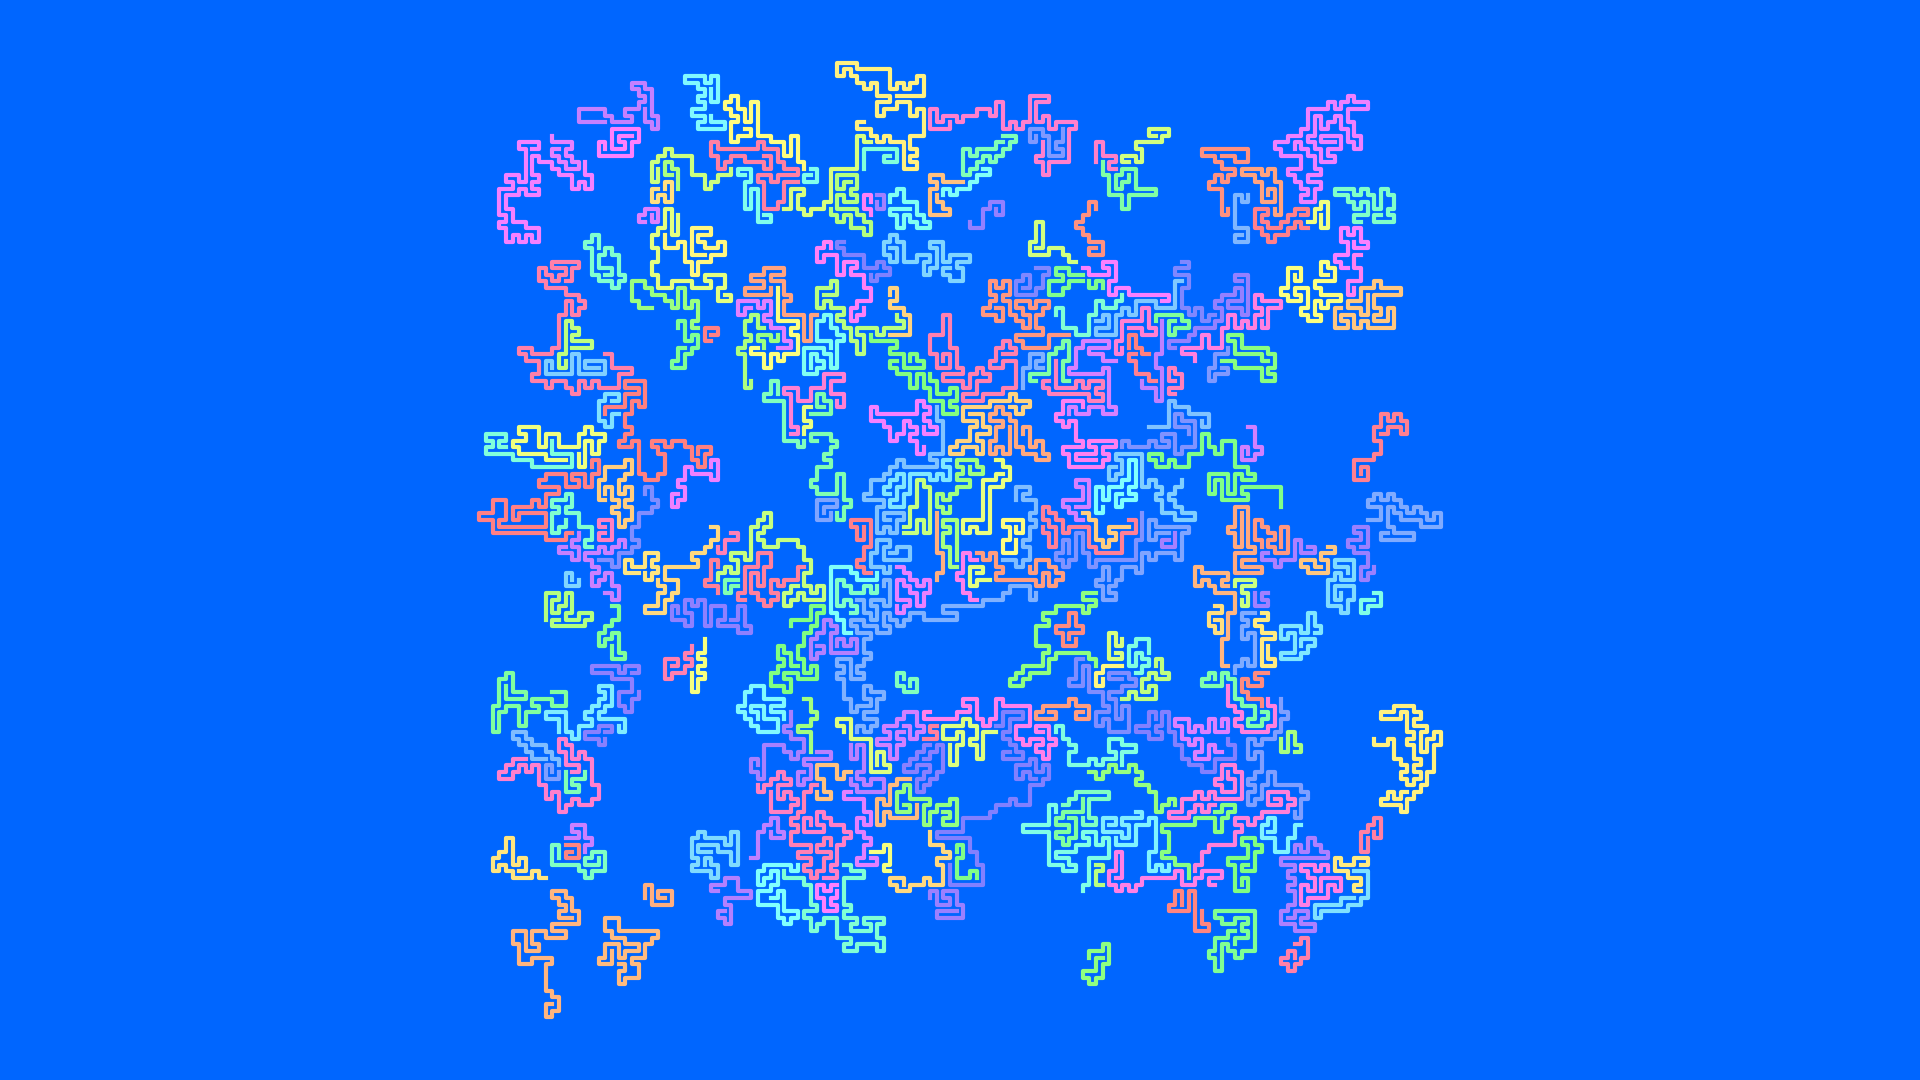

This chart was generated by the following Python code:
from pathlib import Path

import matplotlib.pyplot as plt
import numpy as np


class RandomWalk:
    def __init__(self, position: tuple[int, int]=(0, 0), flag: bool=True) -> None:
        self.position: tuple[int, int] = position
        self.flag: bool = flag
        self.xl: list[int] = [position[0]]
        self.yl: list[int] = [position[1]]
        return None

    def add(self) -> None:
        self.xl.append(self.position[0])
        self.yl.append(self.position[1])
        return None


def hsv2rgb(h: float, s: float, v: float) -> str:
    rgb: np.ndarray = np.round(255 * ((np.clip(np.abs(np.modf(h + np.array([0, 2, 1]) / 3)[0] * 6 - 3) - 1, 0, 1) - 1) * s + 1) * v).astype(int)
    return "#" + "".join(f"{i:02x}" for i in rgb)


def main() -> None:
    # config
    fp: Path = Path(__file__).resolve().with_suffix(".png")
    plt.rcParams["figure.dpi"] = 100
    plt.rcParams["figure.figsize"] = [19.2, 10.8]
    bgc: str = hsv2rgb(0.6, 1, 1)
    # generate figure
    fig: plt.Figure
    ax: plt.Axes
    fig, ax = plt.subplots()
    # plot
    vl: list[list[int]] = [
        [ 1,  0],
        [ 0,  1],
        [-1,  0],
        [ 0, -1],
    ]
    rng: np.random.Generator = np.random.default_rng()
    points: list[RandomWalk] = []
    fa: set[tuple[int, int]] = set()
    while True:
        p: tuple[int, int] = tuple(rng.integers(0, 128, size=2).tolist())
        if p not in fa:
            points.append(RandomWalk(p))
            fa.add(p)
        else:
            continue
        if 255 < len(fa):
            break
    for i in range(2**64):
        for p in points:
            if not p.flag:
                continue
            o: int = rng.integers(0, 4)
            for i in range(4):
                x: int
                y: int
                x, y = vl[(o+i)%4]
                xy: tuple[int, int] = (p.position[0]+x, p.position[1]+y)
                if xy not in fa:
                    fa.add(xy)
                    p.position = xy
                    p.add()
                    break
                else:
                    continue
            else:
                p.flag = False
        if not any(p.flag for p in points):
            break
    for i, p in enumerate(points):
        ax.plot(p.xl, p.yl, linewidth=3, color=hsv2rgb(i/128, 0.5, 1))
    # arrange
    #ax.set_xlim(0, 1)
    #ax.set_ylim(0, 1)
    ax.axis("off")
    ax.set_aspect("equal")
    ax.set_facecolor(bgc)
    fig.set_facecolor(bgc)
    fig.tight_layout()
    # output
    fig.savefig(fp)
    plt.cla()
    plt.clf()
    plt.close(fig)
    return None


if __name__ == "__main__":
    main()
